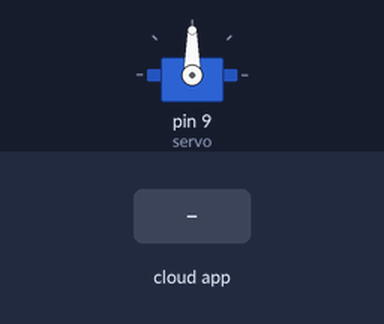
Simulated run of this sketch. Board: Arduino Uno, built with avr-gcc and run on an emulated ATmega328P. On the bench: servo. Inputs (shaded band) come from the test bench. The ROS host is connected and sends only what is stated.

Above: at 1.2 s.
1.3 s: the phone or cloud app sets servo to 0
At 2.1 s:
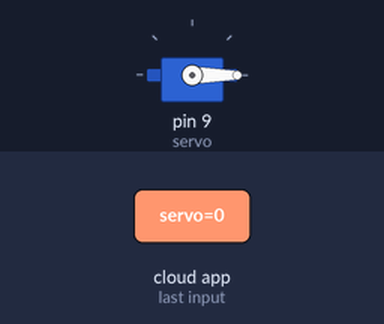
2.8 s: the phone or cloud app sets servo to 45
At 3.3 s:
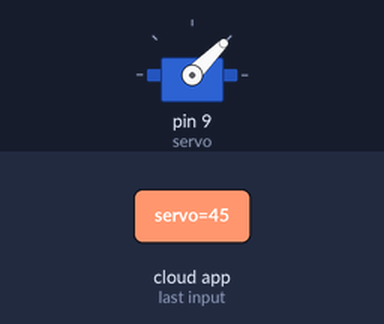
4.3 s: the phone or cloud app sets servo to 180
At 5.5 s:
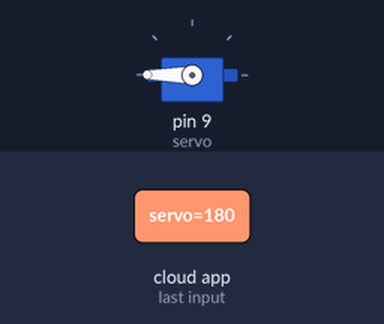
5.8 s: the phone or cloud app sets servo to 90
At 6.8 s:
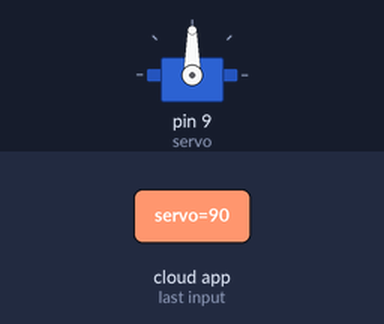
Timing chart, 0 to 8.3 s (numbered marks = the images above; inputs shaded):
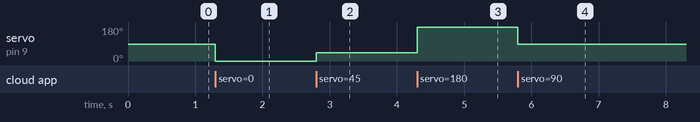

The sketch:

inmoov_servo_control.ino
```cpp
#if (ARDUINO >= 100)
 #include <Arduino.h>
#else
 #include <WProgram.h>
#endif

#include <Servo.h>
#include <ros.h>
#include <std_msgs/UInt16.h>

ros::NodeHandle  nh;

Servo servo; // Create servo object

// Callback function on receiving a message
void servo_cb( const std_msgs::UInt16& cmd_msg){
  servo.write(cmd_msg.data); //set servo angle
}


ros::Subscriber<std_msgs::UInt16> sub("servo", servo_cb); // Create subscriber

void setup(){
  nh.initNode(); // Initialize ROS node
  nh.subscribe(sub); // Activate subscriber

  servo.attach(9); //attach it to pin 9
}

void loop(){
  nh.spinOnce(); // Run ROS loop
  delay(1);
}
```

Measured:
- after the input at 1.3 s, servo on pin 9 (servo): 90° → 0° at once
- after the input at 2.8 s, servo on pin 9 (servo): 0° → 45° at once
- after the input at 4.3 s, servo on pin 9 (servo): 45° → 180° at once
- after the input at 5.8 s, servo on pin 9 (servo): 180° → 90° at once
